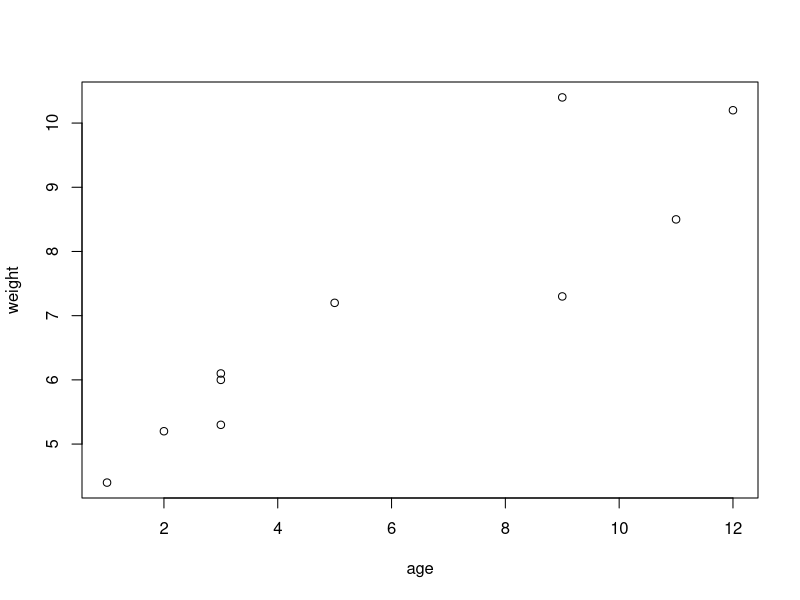
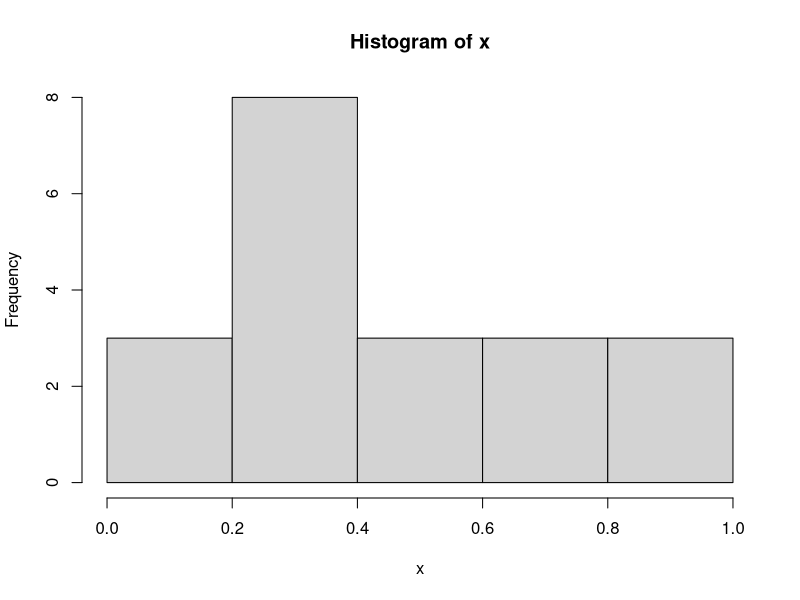

The R source for these figures, in order: (Note: this script raises an error after producing the figures.)
#------------------------------------#
# R in Action (2nd ed): Chapter 1    #
# Introduction to R                  #
#------------------------------------#

# A sample R session
# q() is commented out so you don't accidently exit

# Listing 1.1 - A Sample R session

age <- c(1, 3, 5, 2, 11, 9, 3, 9, 12, 3)
weight <- c(4.4, 5.3, 7.2, 5.2, 8.5, 7.3, 6.0, 10.4, 10.2, 6.1)
mean(weight)
sd(weight)
cor(age, weight)
plot(age, weight)
# q()


# Listing 1.2 - An example of commands used to manage the R Workspace. 

setwd("C:/myprojects/project1") # change the path to one of your directories
options()
options(digits = 3)
x <- runif(20)
summary(x)
hist(x)
savehistory()
save.image()
# q()


# Listing 1.3 - Working with a new package

help.start()
install.packages("vcd")
help(package = "vcd")
library(vcd)
help(Arthritis)
Arthritis
example(Arthritis)
# q()
